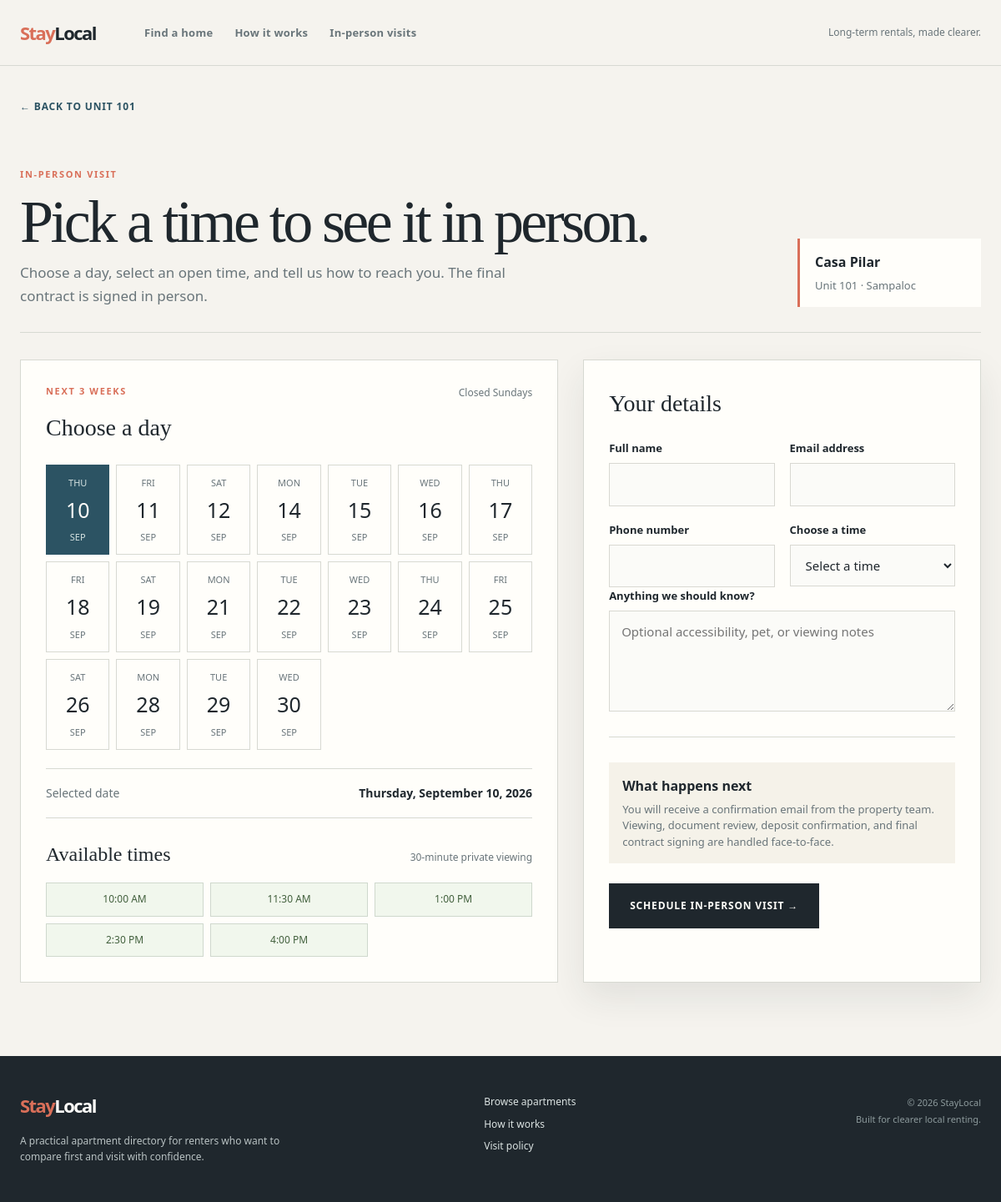
/visit.php?unit_id=1, run on the app's committed database.
### tables this page shows
CREATE TABLE units (
    id INT UNSIGNED NOT NULL AUTO_INCREMENT,
    apartment_id INT UNSIGNED NOT NULL,
    floor_number TINYINT UNSIGNED NOT NULL,
    unit_number VARCHAR(20) NOT NULL,
    unit_type VARCHAR(60) NOT NULL,
    size_sqm DECIMAL(6,2) NOT NULL,
    monthly_rent DECIMAL(10,2) NOT NULL,
    image_url VARCHAR(255) DEFAULT NULL,
    features TEXT DEFAULT NULL,
    status ENUM('available', 'occupied', 'reserved') NOT NULL DEFAULT 'available',
    PRIMARY KEY (id),
    UNIQUE KEY unique_apartment_unit (apartment_id, unit_number),
    INDEX idx_units_status (status),
    CONSTRAINT fk_units_apartment FOREIGN KEY (apartment_id) REFERENCES apartments(id) ON DELETE CASCADE ON UPDATE CASCADE
);

CREATE TABLE apartments (
    id INT UNSIGNED NOT NULL AUTO_INCREMENT,
    name VARCHAR(120) NOT NULL,
    area VARCHAR(100) NOT NULL,
    address VARCHAR(180) NOT NULL,
    description TEXT NOT NULL,
    pet_friendly TINYINT(1) NOT NULL DEFAULT 0,
    image_url VARCHAR(255) NOT NULL DEFAULT 'assets/feat-view.jpg',
    featured TINYINT(1) NOT NULL DEFAULT 0,
    PRIMARY KEY (id),
    INDEX idx_apartments_area (area),
    INDEX idx_apartments_pet_friendly (pet_friendly)
);

### config/database.php (called while the page is built, shortened)
<?php
function e(?string $value): string
{
    return htmlspecialchars($value ?? '', ENT_QUOTES, 'UTF-8');
}

### visit.php (the view, shortened to what this page needs)
<?php
require_once __DIR__ . '/config/database.php';
$unitId = filter_input(INPUT_GET, 'unit_id', FILTER_VALIDATE_INT) ?: filter_input(INPUT_POST, 'unit_id', FILTER_VALIDATE_INT);
$selectedDate = trim((string)($_GET['date'] ?? $_POST['visit_date'] ?? ''));
$unit = null;
$dbError = null;
$timeSlots = ['10:00:00' => '10:00 AM', '11:30:00' => '11:30 AM', '13:00:00' => '1:00 PM', '14:30:00' => '2:30 PM', '16:00:00' => '4:00 PM'];
$bookedTimes = [];
$today = new DateTimeImmutable('today');
if (!$selectedDate || DateTimeImmutable::createFromFormat('Y-m-d', $selectedDate) === false) {
    $selectedDate = $today->format('Y-m-d');
}
$selectedDateObject = DateTimeImmutable::createFromFormat('Y-m-d', $selectedDate);
$calendarDays = [];
for ($i = 0; $i < 21; $i++) {
    $day = $today->modify('+' . $i . ' days');
    if ((int)$day->format('w') !== 0) {
        $calendarDays[] = $day;
    }
}
try {
    $pdo = db();
    $unitStatement = $pdo->prepare('SELECT u.*, a.name AS apartment_name, a.area FROM units u JOIN apartments a ON a.id = u.apartment_id WHERE u.id = :id LIMIT 1');
    $unitStatement->execute(['id' => $unitId ?: 0]);
    $unit = $unitStatement->fetch();
    if ($unit) {
        $bookedStatement = $pdo->prepare("SELECT TIME_FORMAT(visit_time, '%H:%i:%s') AS visit_time FROM visits WHERE visit_date = :visit_date AND status = 'scheduled'");
        $bookedStatement->execute(['visit_date' => $selectedDate]);
        $bookedTimes = array_column($bookedStatement->fetchAll(), 'visit_time');
    }
} catch (Throwable $exception) {
    $dbError = 'The calendar needs the MySQL connection and updated SQL schema. Import sql/staylocal.sql in XAMPP, then try again.';
}
require __DIR__ . '/partials/header.php';
?>
<div class="page-shell visit-page">
    <?php if ($dbError): ?>
        <div class="database-notice" role="status"><strong>Connect your local directory.</strong><span><?= e($dbError) ?></span></div>
    <?php elseif (!$unit): ?>
        <div class="empty-state detail-empty"><p class="eyebrow">VISIT BOOKING</p><h1>Choose a unit to visit.</h1><p>Open a unit listing first, then select a date for your in-person tour.</p><a class="button button-dark" href="index.php">Browse apartments</a></div>
    <?php else: ?>
        <a class="back-link" href="unit.php?id=<?= (int)$unit['id'] ?>">← Back to Unit <?= e($unit['unit_number']) ?></a>
        <div class="visit-heading"><div><p class="eyebrow">IN-PERSON VISIT</p><h1 class="checkout-title">Pick a time to see it in person.</h1><p class="checkout-intro">Choose a day, select an open time, and tell us how to reach you. The final contract is signed in person.</p></div><div class="visit-unit-label"><strong><?= e($unit['apartment_name']) ?></strong><span>Unit <?= e($unit['unit_number']) ?> · <?= e($unit['area']) ?></span></div></div>
        <section class="visit-booking-layout">
            <div class="calendar-panel"><div class="calendar-header"><div><p class="eyebrow">NEXT 3 WEEKS</p><h2>Choose a day</h2></div><span>Closed Sundays</span></div><div class="calendar-grid"><?php foreach ($calendarDays as $day): ?><a class="calendar-day <?= $day->format('Y-m-d') === $selectedDate ? 'calendar-day-active' : '' ?>" href="visit.php?unit_id=<?= (int)$unit['id'] ?>&date=<?= $day->format('Y-m-d') ?>"><span><?= $day->format('D') ?></span><strong><?= $day->format('d') ?></strong><small><?= $day->format('M') ?></small></a><?php endforeach; ?></div><div class="selected-date"><span>Selected date</span><strong><?= $selectedDateObject->format('l, F j, Y') ?></strong></div><div class="slot-heading"><h3>Available times</h3><span>30-minute private viewing</span></div><div class="time-slots"><?php foreach ($timeSlots as $value => $label): $isBooked = in_array($value, $bookedTimes, true); ?><span class="time-slot <?= $isBooked ? 'time-slot-booked' : '' ?>"><?= $label ?><?= $isBooked ? ' · Taken' : '' ?></span><?php endforeach; ?></div></div>
            <form method="post" class="form-card visit-form"><input type="hidden" name="unit_id" value="<?= (int)$unit['id'] ?>"><input type="hidden" name="visit_date" value="<?= e($selectedDate) ?>"><div class="form-section"><h2>Your details</h2><div class="form-grid"><label>Full name<input type="text" name="full_name" required value="<?= e($_POST['full_name'] ?? '') ?>"></label><label>Email address<input type="email" name="email" required value="<?= e($_POST['email'] ?? '') ?>"></label><label>Phone number<input type="tel" name="phone" required value="<?= e($_POST['phone'] ?? '') ?>"></label><label>Choose a time<select name="visit_time" required><option value="">Select a time</option><?php foreach ($timeSlots as $value => $label): if (!in_array($value, $bookedTimes, true)): ?><option value="<?= $value ?>" <?= (($_POST['visit_time'] ?? '') === $value) ? 'selected' : '' ?>><?= $label ?></option><?php endif; endforeach; ?></select></label></div><label>Anything we should know?<textarea name="notes" rows="4" placeholder="Optional accessibility, pet, or viewing notes"><?= e($_POST['notes'] ?? '') ?></textarea></label></div><div class="visit-policy-note"><strong>What happens next</strong><p>You will receive a confirmation email from the property team. Viewing, document review, deposit confirmation, and final contract signing are handled face-to-face.</p></div><button class="button button-dark" type="submit">Schedule in-person visit →</button></form>
        </section>
    <?php endif; ?>
</div>
<?php require __DIR__ . '/partials/footer.php'; ?>

### data on the page
units: unit_number "101", apartment.name "Casa Pilar", apartment.area "Sampaloc"

### other printed values
$day->format('D') "THU"
$day->format('d') "10"
$day->format('M') "SEP"
$day->format('D') "FRI"
$day->format('d') "11"
$day->format('D') "SAT"
$day->format('d') "12"
$day->format('D') "MON"
$day->format('d') "14"
$day->format('D') "TUE"
$day->format('d') "15"
$day->format('D') "WED"
$day->format('d') "16"
$day->format('d') "17"
$day->format('d') "18"
